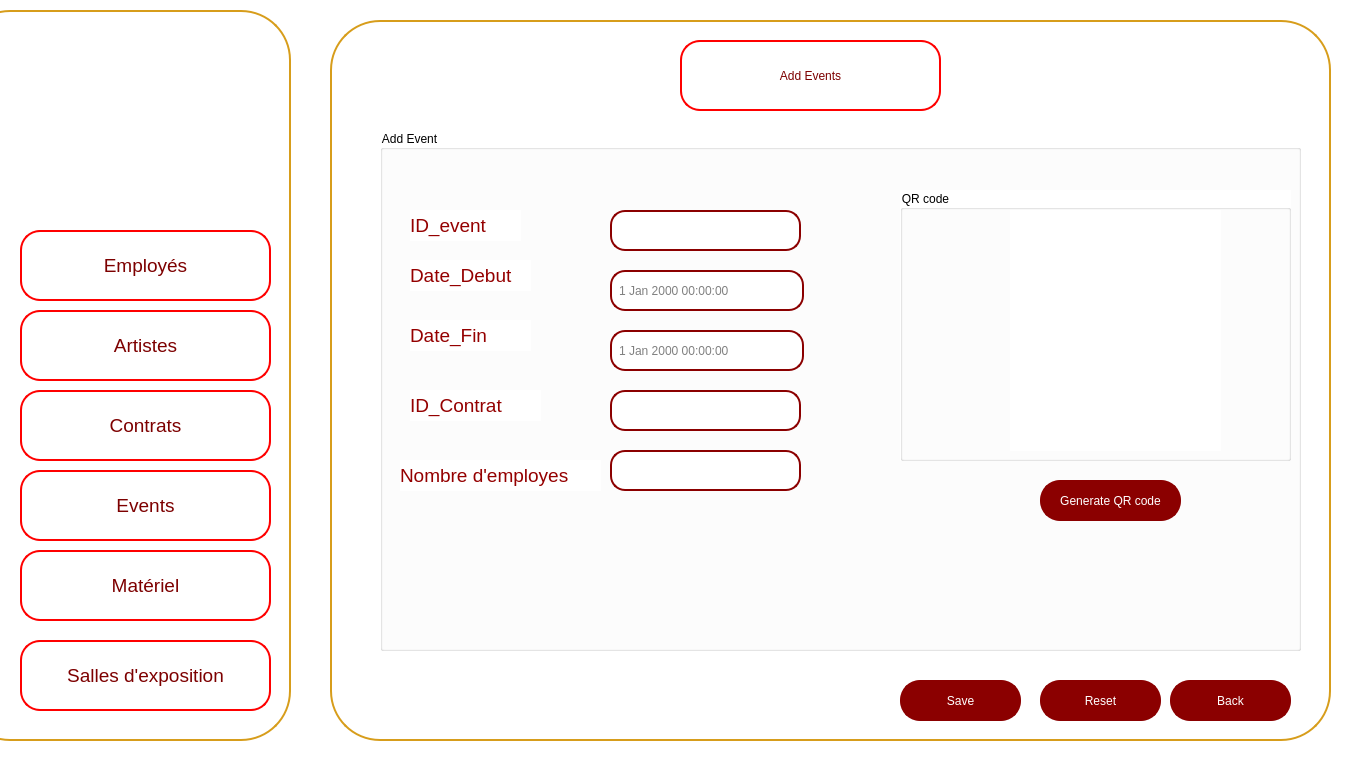
<?xml version="1.0" encoding="UTF-8"?>
<ui version="4.0">
 <class>AjoutEvents</class>
 <widget class="QMainWindow" name="AjoutEvents">
  <property name="geometry">
   <rect>
    <x>0</x>
    <y>0</y>
    <width>1357</width>
    <height>764</height>
   </rect>
  </property>
  <property name="windowTitle">
   <string>DarZmen</string>
  </property>
  <property name="windowIcon">
   <iconset resource="src.qrc">
    <normaloff>:/src/logo (2).png</normaloff>:/src/logo (2).png</iconset>
  </property>
  <property name="styleSheet">
   <string notr="true">background-color: rgb(255, 255, 255);</string>
  </property>
  <widget class="QWidget" name="centralwidget">
   <widget class="QWidget" name="widget_2" native="true">
    <property name="geometry">
     <rect>
      <x>320</x>
      <y>10</y>
      <width>1011</width>
      <height>731</height>
     </rect>
    </property>
    <property name="font">
     <font>
      <pointsize>10</pointsize>
     </font>
    </property>
    <property name="styleSheet">
     <string notr="true">background-color: rgb(255, 255, 255);</string>
    </property>
    <widget class="QPushButton" name="pushButton_34">
     <property name="geometry">
      <rect>
       <x>10</x>
       <y>10</y>
       <width>1001</width>
       <height>721</height>
      </rect>
     </property>
     <property name="styleSheet">
      <string notr="true">/*QPushButton {
    background-color: white;
    color: darkred;
    border: 2px solid darkred;
    border-radius: 50px; 
    padding: 10px; 
}*/
QPushButton {
    background-color: white;
    color: darkred;
    border: 2px solid rgb(215, 157, 27);
    border-radius: 50px;
    padding: 10px; 
}</string>
     </property>
     <property name="text">
      <string/>
     </property>
    </widget>
    <widget class="QPushButton" name="pushButton_35">
     <property name="geometry">
      <rect>
       <x>360</x>
       <y>30</y>
       <width>261</width>
       <height>71</height>
      </rect>
     </property>
     <property name="styleSheet">
      <string notr="true">/*QPushButton {
    background-color: white;
    color: darkred;
    border: 2px solid darkred;
    border-radius: 20px; 
    padding: 10px; 
}*/
QPushButton {
    background-color: white;
    color: rgb(125, 0, 0);
    border: 2px solid rgb(255, 0, 0); 
    border-radius: 20px; 
    padding: 10px; 
    transition: background-color 0.3s, color 0.3s; 
}
QPushButton:hover {
    background-color: rgb(215, 157, 27);
    color: white;
    border: 4px solid rgb(215, 157, 27); 
    outline: none; 
}</string>
     </property>
     <property name="text">
      <string>Add Events</string>
     </property>
     <property name="icon">
      <iconset resource="src.qrc">
       <normaloff>:/src/free-event-processing-calendar-appointment-planner-schedule-reminder-6-5604.webp</normaloff>:/src/free-event-processing-calendar-appointment-planner-schedule-reminder-6-5604.webp</iconset>
     </property>
     <property name="iconSize">
      <size>
       <width>100</width>
       <height>50</height>
      </size>
     </property>
    </widget>
    <widget class="QPushButton" name="pushButton_36">
     <property name="geometry">
      <rect>
       <x>580</x>
       <y>670</y>
       <width>121</width>
       <height>41</height>
      </rect>
     </property>
     <property name="styleSheet">
      <string notr="true">
QPushButton {
    background-color: darkred;
    color: white;
    border: 2px solid darkred;
    border-radius: 20px; 
    padding: 10px; 
}

QPushButton:hover {
    background-color: red; 
}

QLineEdit {
    border: 2px solid darkred;
    border-radius: 15px; 
    padding: 5px; 
    color: white;
}

QLineEdit:focus {
    border: 2px solid darkred;
    border-radius: 15px; 
    padding: 5px; 
    color: white;
}
</string>
     </property>
     <property name="text">
      <string>Save</string>
     </property>
    </widget>
    <widget class="QPushButton" name="pushButton_37">
     <property name="geometry">
      <rect>
       <x>850</x>
       <y>670</y>
       <width>121</width>
       <height>41</height>
      </rect>
     </property>
     <property name="styleSheet">
      <string notr="true">
QPushButton {
    background-color: darkred;
    color: white;
    border: 2px solid darkred;
    border-radius: 20px; 
    padding: 10px; 
}

QPushButton:hover {
    background-color: red; 
}

QLineEdit {
    border: 2px solid darkred;
    border-radius: 15px; 
    padding: 5px; 
    color: white;
}

QLineEdit:focus {
    border: 2px solid darkred;
    border-radius: 15px; 
    padding: 5px; 
    color: white;
}
</string>
     </property>
     <property name="text">
      <string>Back</string>
     </property>
    </widget>
    <widget class="QPushButton" name="pushButton_38">
     <property name="geometry">
      <rect>
       <x>720</x>
       <y>670</y>
       <width>121</width>
       <height>41</height>
      </rect>
     </property>
     <property name="styleSheet">
      <string notr="true">
QPushButton {
    background-color: darkred;
    color: white;
    border: 2px solid darkred;
    border-radius: 20px; 
    padding: 10px; 
}

QPushButton:hover {
    background-color: red; 
}

QLineEdit {
    border: 2px solid darkred;
    border-radius: 15px; 
    padding: 5px; 
    color: white;
}

QLineEdit:focus {
    border: 2px solid darkred;
    border-radius: 15px; 
    padding: 5px; 
    color: white;
}</string>
     </property>
     <property name="text">
      <string>Reset</string>
     </property>
    </widget>
    <widget class="QGroupBox" name="groupBox_5">
     <property name="geometry">
      <rect>
       <x>60</x>
       <y>120</y>
       <width>921</width>
       <height>521</height>
      </rect>
     </property>
     <property name="title">
      <string>Add Event</string>
     </property>
     <widget class="QLabel" name="label_16">
      <property name="geometry">
       <rect>
        <x>30</x>
        <y>80</y>
        <width>111</width>
        <height>31</height>
       </rect>
      </property>
      <property name="font">
       <font>
        <pointsize>14</pointsize>
       </font>
      </property>
      <property name="styleSheet">
       <string notr="true">color: rgb(148, 0, 0);</string>
      </property>
      <property name="text">
       <string>ID_event</string>
      </property>
     </widget>
     <widget class="QLabel" name="label_17">
      <property name="geometry">
       <rect>
        <x>30</x>
        <y>190</y>
        <width>121</width>
        <height>31</height>
       </rect>
      </property>
      <property name="font">
       <font>
        <pointsize>14</pointsize>
       </font>
      </property>
      <property name="styleSheet">
       <string notr="true">color: rgb(148, 0, 0);</string>
      </property>
      <property name="text">
       <string>Date_Fin</string>
      </property>
     </widget>
     <widget class="QLineEdit" name="lineEdit_9">
      <property name="geometry">
       <rect>
        <x>230</x>
        <y>260</y>
        <width>191</width>
        <height>41</height>
       </rect>
      </property>
      <property name="styleSheet">
       <string notr="true">QLineEdit {
    border: 2px solid darkred;
    border-radius: 15px; /* Make it larger for a circular shape */
    padding: 5px; /* Adjust as needed */
    color: grey;
}

QLineEdit:focus {
    border: 2px solid darkred;
    border-radius: 15px; /* Make it larger for a circular shape */
    padding: 5px; /* Adjust as needed */
    color: grey;
}</string>
      </property>
      <property name="text">
       <string/>
      </property>
     </widget>
     <widget class="QLineEdit" name="lineEdit_10">
      <property name="geometry">
       <rect>
        <x>230</x>
        <y>80</y>
        <width>191</width>
        <height>41</height>
       </rect>
      </property>
      <property name="styleSheet">
       <string notr="true">QLineEdit {
    border: 2px solid darkred;
    border-radius: 15px; /* Make it larger for a circular shape */
    padding: 5px; /* Adjust as needed */
    color: grey;
}

QLineEdit:focus {
    border: 2px solid darkred;
    border-radius: 15px; /* Make it larger for a circular shape */
    padding: 5px; /* Adjust as needed */
    color: grey;
}</string>
      </property>
      <property name="text">
       <string/>
      </property>
     </widget>
     <widget class="QLabel" name="label_18">
      <property name="geometry">
       <rect>
        <x>30</x>
        <y>130</y>
        <width>121</width>
        <height>31</height>
       </rect>
      </property>
      <property name="font">
       <font>
        <pointsize>14</pointsize>
       </font>
      </property>
      <property name="styleSheet">
       <string notr="true">color: rgb(148, 0, 0);</string>
      </property>
      <property name="text">
       <string>Date_Debut</string>
      </property>
     </widget>
     <widget class="QLineEdit" name="lineEdit_11">
      <property name="geometry">
       <rect>
        <x>230</x>
        <y>320</y>
        <width>191</width>
        <height>41</height>
       </rect>
      </property>
      <property name="styleSheet">
       <string notr="true">QLineEdit {
    border: 2px solid darkred;
    border-radius: 15px; /* Make it larger for a circular shape */
    padding: 5px; /* Adjust as needed */
    color: grey;
}

QLineEdit:focus {
    border: 2px solid darkred;
    border-radius: 15px; /* Make it larger for a circular shape */
    padding: 5px; /* Adjust as needed */
    color: grey;
}</string>
      </property>
      <property name="text">
       <string/>
      </property>
     </widget>
     <widget class="QLabel" name="label_19">
      <property name="geometry">
       <rect>
        <x>20</x>
        <y>330</y>
        <width>201</width>
        <height>31</height>
       </rect>
      </property>
      <property name="font">
       <font>
        <pointsize>14</pointsize>
       </font>
      </property>
      <property name="styleSheet">
       <string notr="true">color: rgb(148, 0, 0);</string>
      </property>
      <property name="text">
       <string>Nombre d'employes</string>
      </property>
     </widget>
     <widget class="QLabel" name="label_20">
      <property name="geometry">
       <rect>
        <x>30</x>
        <y>260</y>
        <width>131</width>
        <height>31</height>
       </rect>
      </property>
      <property name="font">
       <font>
        <pointsize>14</pointsize>
       </font>
      </property>
      <property name="styleSheet">
       <string notr="true">color: rgb(148, 0, 0);</string>
      </property>
      <property name="text">
       <string>ID_Contrat</string>
      </property>
     </widget>
     <widget class="QPushButton" name="pushButton_39">
      <property name="geometry">
       <rect>
        <x>660</x>
        <y>350</y>
        <width>141</width>
        <height>41</height>
       </rect>
      </property>
      <property name="styleSheet">
       <string notr="true">
QPushButton {
    background-color: darkred;
    color: white;
    border: 2px solid darkred;
    border-radius: 20px; 
    padding: 10px; 
}

QPushButton:hover {
    background-color: red; 
}

QLineEdit {
    border: 2px solid darkred;
    border-radius: 15px; 
    padding: 5px; 
    color: white;
}

QLineEdit:focus {
    border: 2px solid darkred;
    border-radius: 15px; 
    padding: 5px; 
    color: white;
}</string>
      </property>
      <property name="text">
       <string>Generate QR code</string>
      </property>
     </widget>
     <widget class="QGroupBox" name="groupBox_6">
      <property name="geometry">
       <rect>
        <x>520</x>
        <y>60</y>
        <width>391</width>
        <height>271</height>
       </rect>
      </property>
      <property name="title">
       <string>QR code</string>
      </property>
      <widget class="QLabel" name="label_21">
       <property name="geometry">
        <rect>
         <x>110</x>
         <y>20</y>
         <width>211</width>
         <height>241</height>
        </rect>
       </property>
       <property name="text">
        <string/>
       </property>
       <property name="pixmap">
        <pixmap>../../../Downloads/th.jpg</pixmap>
       </property>
      </widget>
     </widget>
     <widget class="QDateTimeEdit" name="dateTimeEdit_5">
      <property name="geometry">
       <rect>
        <x>230</x>
        <y>140</y>
        <width>194</width>
        <height>41</height>
       </rect>
      </property>
      <property name="styleSheet">
       <string notr="true">QLineEdit,
QDateTimeEdit {
    border: 2px solid darkred;
    border-radius: 15px;
    padding: 5px; 
    color: grey;
}

QLineEdit:focus,
QDateTimeEdit:focus {
    border: 2px solid darkred;
    border-radius: 15px;
    padding: 5px;
    color: grey;
}

QDateTimeEdit::up-button,
QDateTimeEdit::down-button {
    border: none;
    background-color: transparent;
    width: 16px; 
    height: 16px;
    subcontrol-origin: padding;
    subcontrol-position: center right;
}

QDateTimeEdit::up-button:hover,
QDateTimeEdit::down-button:hover {
    background-color: rgba(0, 0, 0, 0.1);
}

QDateTimeEdit::up-button:pressed,
QDateTimeEdit::down-button:pressed {
    background-color: rgba(0, 0, 0, 0.2);
}
</string>
      </property>
     </widget>
     <widget class="QDateTimeEdit" name="dateTimeEdit_6">
      <property name="geometry">
       <rect>
        <x>230</x>
        <y>200</y>
        <width>194</width>
        <height>41</height>
       </rect>
      </property>
      <property name="styleSheet">
       <string notr="true">QLineEdit,
QDateTimeEdit {
    border: 2px solid darkred;
    border-radius: 15px; 
    padding: 5px; 
    color: grey;
}

QLineEdit:focus,
QDateTimeEdit:focus {
    border: 2px solid darkred;
    border-radius: 15px; 
    padding: 5px; 
    color: grey;
}

QDateTimeEdit::up-button,
QDateTimeEdit::down-button {
    border: none; 
    background-color: transparent;
    width: 16px; 
    height: 16px; 
    subcontrol-origin: padding;
    subcontrol-position: center right;
}

QDateTimeEdit::up-button:hover,
QDateTimeEdit::down-button:hover {
    background-color: rgba(0, 0, 0, 0.1);
}

QDateTimeEdit::up-button:pressed,
QDateTimeEdit::down-button:pressed {
    background-color: rgba(0, 0, 0, 0.2);
}
</string>
      </property>
     </widget>
    </widget>
   </widget>
   <widget class="QWidget" name="Menu_widget" native="true">
    <property name="geometry">
     <rect>
      <x>0</x>
      <y>10</y>
      <width>301</width>
      <height>731</height>
     </rect>
    </property>
    <property name="cursor">
     <cursorShape>ArrowCursor</cursorShape>
    </property>
    <property name="styleSheet">
     <string notr="true">background-color: rgb(255, 255, 255);</string>
    </property>
    <widget class="QPushButton" name="border1">
     <property name="geometry">
      <rect>
       <x>-40</x>
       <y>0</y>
       <width>331</width>
       <height>731</height>
      </rect>
     </property>
     <property name="styleSheet">
      <string notr="true">/*QPushButton {
    background-color: white;
    color: darkred;
    border: 2px solid darkred;
    border-radius: 50px; 
    padding: 10px; 
}*/
QPushButton {
    background-color: white;
    color: darkred;
    border: 2px solid rgb(215, 157, 27);
    border-radius: 50px;
    padding: 10px; 
}
</string>
     </property>
     <property name="text">
      <string/>
     </property>
    </widget>
    <widget class="QLabel" name="logo">
     <property name="geometry">
      <rect>
       <x>40</x>
       <y>20</y>
       <width>221</width>
       <height>181</height>
      </rect>
     </property>
     <property name="text">
      <string/>
     </property>
     <property name="pixmap">
      <pixmap resource="src.qrc">:/src/logo (2).png</pixmap>
     </property>
    </widget>
    <widget class="QPushButton" name="matariel">
     <property name="geometry">
      <rect>
       <x>20</x>
       <y>540</y>
       <width>251</width>
       <height>71</height>
      </rect>
     </property>
     <property name="font">
      <font>
       <family>MS Shell Dlg 2</family>
       <pointsize>14</pointsize>
       <weight>50</weight>
       <italic>false</italic>
       <bold>false</bold>
      </font>
     </property>
     <property name="styleSheet">
      <string notr="true">QPushButton {
    background-color: white;
    color: rgb(125, 0, 0);
    border: 2px solid rgb(255, 0, 0); 
    border-radius: 20px; 
    padding: 10px; 
    transition: background-color 0.3s, color 0.3s; 
}
QPushButton:hover {
    background-color: rgb(215, 157, 27);
    color: white;
    border: 4px solid rgb(215, 157, 27); 
    outline: none; 
}</string>
     </property>
     <property name="text">
      <string>Matériel</string>
     </property>
     <property name="icon">
      <iconset>
       <normaloff>../../780575.png</normaloff>../../780575.png</iconset>
     </property>
     <property name="iconSize">
      <size>
       <width>100</width>
       <height>50</height>
      </size>
     </property>
    </widget>
    <widget class="QPushButton" name="salles">
     <property name="geometry">
      <rect>
       <x>20</x>
       <y>630</y>
       <width>251</width>
       <height>71</height>
      </rect>
     </property>
     <property name="font">
      <font>
       <family>MS Shell Dlg 2</family>
       <pointsize>14</pointsize>
       <weight>50</weight>
       <italic>false</italic>
       <bold>false</bold>
      </font>
     </property>
     <property name="styleSheet">
      <string notr="true">QPushButton {
    background-color: white;
    color: rgb(125, 0, 0);
    border: 2px solid rgb(255, 0, 0); 
    border-radius: 20px; 
    padding: 10px; 
    transition: background-color 0.3s, color 0.3s; 
}
QPushButton:hover {
    background-color: rgb(215, 157, 27);
    color: white;
    border: 4px solid rgb(215, 157, 27); 
    outline: none; 
}</string>
     </property>
     <property name="text">
      <string>Salles d'exposition</string>
     </property>
     <property name="icon">
      <iconset>
       <normaloff>../../780575.png</normaloff>../../780575.png</iconset>
     </property>
     <property name="iconSize">
      <size>
       <width>100</width>
       <height>50</height>
      </size>
     </property>
    </widget>
    <widget class="QPushButton" name="employes">
     <property name="geometry">
      <rect>
       <x>20</x>
       <y>220</y>
       <width>251</width>
       <height>71</height>
      </rect>
     </property>
     <property name="font">
      <font>
       <family>MS Shell Dlg 2</family>
       <pointsize>14</pointsize>
       <weight>50</weight>
       <italic>false</italic>
       <bold>false</bold>
      </font>
     </property>
     <property name="styleSheet">
      <string notr="true">QPushButton {
    background-color: white;
    color: rgb(125, 0, 0);
    border: 2px solid rgb(255, 0, 0); 
    border-radius: 20px; 
    padding: 10px; 
    transition: background-color 0.3s, color 0.3s; 
}
QPushButton:hover {
    background-color: rgb(215, 157, 27);
    color: white;
    border: 4px solid rgb(215, 157, 27); 
    outline: none; 
}</string>
     </property>
     <property name="text">
      <string>Employés</string>
     </property>
     <property name="icon">
      <iconset>
       <normaloff>../../780575.png</normaloff>../../780575.png</iconset>
     </property>
     <property name="iconSize">
      <size>
       <width>100</width>
       <height>50</height>
      </size>
     </property>
    </widget>
    <widget class="QPushButton" name="artistes">
     <property name="geometry">
      <rect>
       <x>20</x>
       <y>300</y>
       <width>251</width>
       <height>71</height>
      </rect>
     </property>
     <property name="font">
      <font>
       <family>MS Shell Dlg 2</family>
       <pointsize>14</pointsize>
       <weight>50</weight>
       <italic>false</italic>
       <bold>false</bold>
      </font>
     </property>
     <property name="styleSheet">
      <string notr="true">QPushButton {
    background-color: white;
    color: rgb(125, 0, 0);
    border: 2px solid rgb(255, 0, 0); 
    border-radius: 20px; 
    padding: 10px; 
    transition: background-color 0.3s, color 0.3s; 
}
QPushButton:hover {
    background-color: rgb(215, 157, 27);
    color: white;
    border: 4px solid rgb(215, 157, 27); 
    outline: none; 
}</string>
     </property>
     <property name="text">
      <string>Artistes</string>
     </property>
     <property name="icon">
      <iconset>
       <normaloff>../../780575.png</normaloff>../../780575.png</iconset>
     </property>
     <property name="iconSize">
      <size>
       <width>100</width>
       <height>50</height>
      </size>
     </property>
    </widget>
    <widget class="QPushButton" name="events">
     <property name="geometry">
      <rect>
       <x>20</x>
       <y>460</y>
       <width>251</width>
       <height>71</height>
      </rect>
     </property>
     <property name="font">
      <font>
       <family>MS Shell Dlg 2</family>
       <pointsize>14</pointsize>
       <weight>50</weight>
       <italic>false</italic>
       <bold>false</bold>
      </font>
     </property>
     <property name="styleSheet">
      <string notr="true">QPushButton {
    background-color: white;
    color: rgb(125, 0, 0);
    border: 2px solid rgb(255, 0, 0); 
    border-radius: 20px; 
    padding: 10px; 
    transition: background-color 0.3s, color 0.3s; 
}
QPushButton:hover {
    background-color: rgb(215, 157, 27);
    color: white;
    border: 4px solid rgb(215, 157, 27); 
    outline: none; 
}</string>
     </property>
     <property name="text">
      <string>Events</string>
     </property>
     <property name="icon">
      <iconset>
       <normaloff>../../780575.png</normaloff>../../780575.png</iconset>
     </property>
     <property name="iconSize">
      <size>
       <width>100</width>
       <height>50</height>
      </size>
     </property>
    </widget>
    <widget class="QPushButton" name="contrats">
     <property name="geometry">
      <rect>
       <x>20</x>
       <y>380</y>
       <width>251</width>
       <height>71</height>
      </rect>
     </property>
     <property name="font">
      <font>
       <family>MS Shell Dlg 2</family>
       <pointsize>14</pointsize>
       <weight>50</weight>
       <italic>false</italic>
       <bold>false</bold>
      </font>
     </property>
     <property name="styleSheet">
      <string notr="true">QPushButton {
    background-color: white;
    color: rgb(125, 0, 0);
    border: 2px solid rgb(255, 0, 0); 
    border-radius: 20px; 
    padding: 10px; 
    transition: background-color 0.3s, color 0.3s; 
}
QPushButton:hover {
    background-color: rgb(215, 157, 27);
    color: white;
    border: 4px solid rgb(215, 157, 27); 
    outline: none; 
}</string>
     </property>
     <property name="text">
      <string>Contrats</string>
     </property>
     <property name="icon">
      <iconset>
       <normaloff>../../780575.png</normaloff>../../780575.png</iconset>
     </property>
     <property name="iconSize">
      <size>
       <width>100</width>
       <height>50</height>
      </size>
     </property>
    </widget>
   </widget>
  </widget>
 </widget>
 <resources>
  <include location="src.qrc"/>
 </resources>
 <connections/>
</ui>
